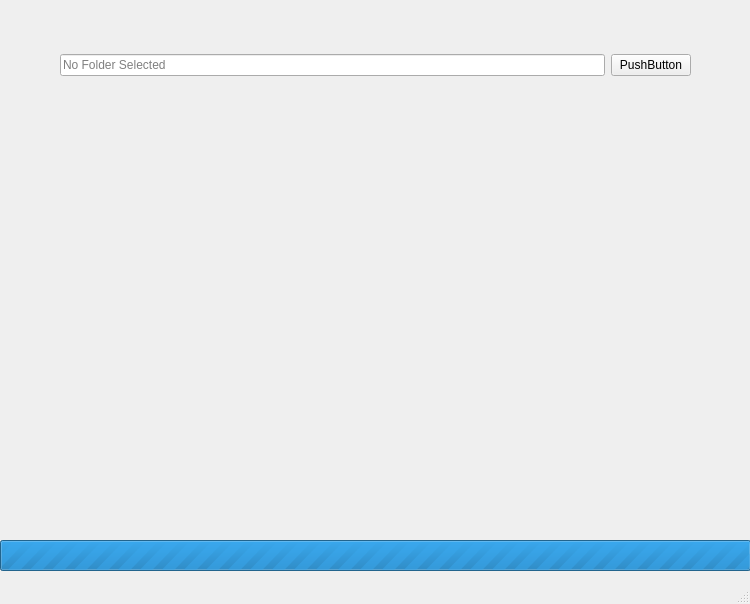
<?xml version="1.0" encoding="UTF-8"?>
<ui version="4.0">
 <class>MainWindow</class>
 <widget class="QMainWindow" name="MainWindow">
  <property name="geometry">
   <rect>
    <x>0</x>
    <y>0</y>
    <width>750</width>
    <height>604</height>
   </rect>
  </property>
  <property name="windowTitle">
   <string>MainWindow</string>
  </property>
  <property name="tabShape">
   <enum>QTabWidget::TabShape::Triangular</enum>
  </property>
  <widget class="QWidget" name="centralwidget">
   <widget class="QProgressBar" name="progressBar">
    <property name="geometry">
     <rect>
      <x>0</x>
      <y>540</y>
      <width>751</width>
      <height>31</height>
     </rect>
    </property>
    <property name="maximum">
     <number>0</number>
    </property>
    <property name="value">
     <number>-1</number>
    </property>
   </widget>
   <widget class="QWidget" name="horizontalLayoutWidget">
    <property name="geometry">
     <rect>
      <x>60</x>
      <y>40</y>
      <width>631</width>
      <height>51</height>
     </rect>
    </property>
    <layout class="QHBoxLayout" name="horizontalLayout">
     <item>
      <widget class="QLineEdit" name="txtSelectedPath">
       <property name="readOnly">
        <bool>true</bool>
       </property>
       <property name="placeholderText">
        <string>No Folder Selected</string>
       </property>
      </widget>
     </item>
     <item>
      <widget class="QPushButton" name="pushButton">
       <property name="text">
        <string>PushButton</string>
       </property>
      </widget>
     </item>
    </layout>
   </widget>
  </widget>
  <widget class="QMenuBar" name="menubar">
   <property name="geometry">
    <rect>
     <x>0</x>
     <y>0</y>
     <width>750</width>
     <height>26</height>
    </rect>
   </property>
  </widget>
  <widget class="QStatusBar" name="statusbar"/>
 </widget>
 <resources/>
 <connections/>
</ui>
